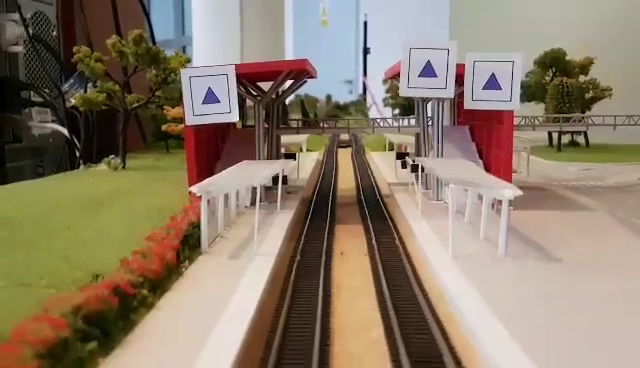
#> input picture frame 26 of PKM2/INNE/train_detector/test_photos/video1.mp4, 640 x 368 px, given in place of media.smp, which was not available
$ python widok_z_gory.py
#> lines starting #> are read from the running program, lines starting #| are printed output that depends on the picture; pictures that were not available may be replaced by others from this repository, and a replacement may not be noted
import cv2
import matplotlib.pyplot as plt
from peakdetect import *
from kmeans import *
import os, json
import numpy as np
import requests
from scipy.cluster.vq import kmeans, whiten

refresh_rate = 40 #czestotliwosc sprawdzania zajetosci torow
delta = 20
lines_ratio = 0.8

url_get = 'http://127.0.0.1:5000/tracks/get_tracks'
url_set = 'http://127.0.0.1:5000/tracks/set_tracks'

# [14 lines left out: function save_to_json, not called in this run]


def group_lines(lines):
    '''
    Opis: Grupuje wykryte linie w zaleznosci od ich wspolrzednej x
    Zmienne wejściowe: wykryte linie w obrazie
    Zmienne wyjsciowe: wektor zawierajacy pogrupowane linie
    '''
    for line in lines:
        x = line[0][0]/12.80
        grouped[int(x)] += 1
    return grouped


# [64 lines left out: functions find_rails, find_trains, not called in this run]

def zajetosc_torow(counter, clusters):
    '''
    Opis: Sprawdzam które tory są zajęte
    Zmienne wejściowe: licznik wywołań funkcji, wykryte tory
    Zmienne wyjsciowe: licznik wywołań funkcji, wykryte tory
    '''
    # wykrywanie lini
    edges = cv2.Canny(frame, 50, 250, apertureSize=3)
    minLineLength = 50
    lines = cv2.HoughLinesP(image=edges, rho=1, theta=np.pi / 180, threshold=70, lines=np.array([]),
                            minLineLength=minLineLength, maxLineGap=5)

    #pogrupowanie linii do odpowiednich obszarow obrazu
    group_lines(lines)

    if (counter == refresh_rate):

        if(clusters.__len__() == 0):
            clusters = find_rails(lines)
        else:
            if(find_trains(lines, clusters) != True):
                return

        #wyzerowanie zmiennych
        counter = 0
        for element in range (0, grouped.__len__()):
            grouped[element] = 0


    return counter,clusters


path = os.getcwd() + "\streams\\"
filename = "5.avi"
# video = cv2.VideoCapture(path + filename)
video = cv2.VideoCapture('rtsp://admin:DoTestowania@172.20.16.106/profile1/media.smp')

grouped = [0] * 100
clusters = []
counter = 0

while(True):
    _, frame = video.read()
#> frame is the input picture: shape (368, 640, 3); mean B, G, R 107, 126.2, 141.7

    counter, clusters = zajetosc_torow(counter, clusters)
#> in zajetosc_torow, `edges = cv2.Canny(frame, 50, 250, apertureSize=3)`:
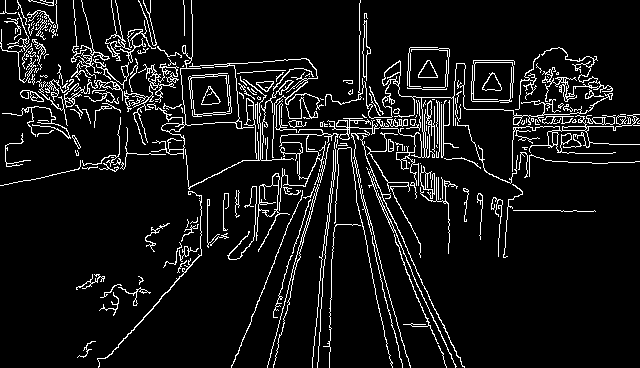
#> edges: shape (368, 640); 8.2% white in thin lines or dots
#> in zajetosc_torow, `lines = cv2.HoughLinesP(image=edges, rho=1, theta=np.pi / 180, thresho..`: lines = 45 rows, first 6: [387, 120, 457, 122], [237, 97, 289, 101], [552, 121, 622, 123], [292, 217, 319, 150], [40, 90, 111, 93], [414, 106, 485, 109]
#> the loop in group_lines, `for line in lines:` made 45 passes
#> (line, x) on passes 1 to 12: ([[387, 120, 457, 122]], 30.23), ([[237, 97, 289, 101]], 18.52), ([[552, 121, 622, 123]], 43.12), ([[292, 217, 319, 150]], 22.81), ([[40, 90, 111, 93]], 3.12), ([[414, 106, 485, 109]], 32.34), ([[186, 66, 240, 63]], 14.53), ([[360, 182, 379, 256]], 28.12), ([[111, 354, 201, 254]], 8.67), ([[49, 87, 123, 87]], 3.83), ([[385, 202, 410, 255]], 30.08), ([[325, 234, 331, 181]], 25.39)
#> after the loop in group_lines, `for line in lines:`: grouped = 100 values, max 6 at index 30, min 0 at index 0, mean 0.45
    counter += 1

    cv2.imshow('frame',frame)

    if (cv2.waitKey(10) & 0xFF == ord('q')):
#> (key q is pressed here)
        break

$ run again, starting later in the video
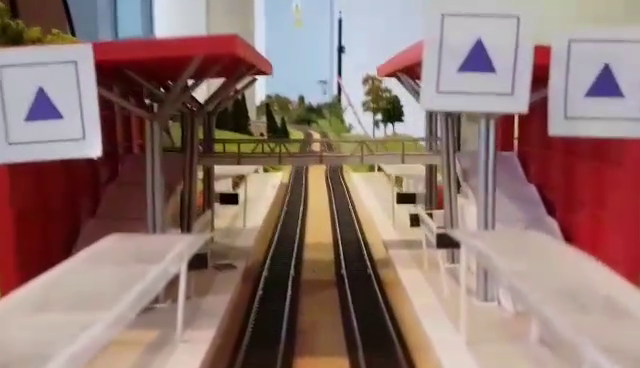
#> input picture frame 119 of PKM2/INNE/train_detector/test_photos/video1.mp4, 640 x 368 px, given in place of media.smp, which was not available
#> frame is the input picture: shape (368, 640, 3); mean B, G, R 112.7, 117.9, 144.4
#> in zajetosc_torow, `edges = cv2.Canny(frame, 50, 250, apertureSize=3)`:
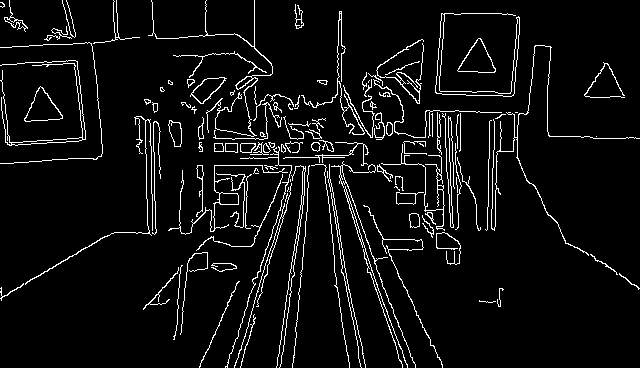
#> edges: shape (368, 640); 5.8% white in thin lines or dots
#> lines = 36 rows, first 6: [1, 163, 51, 160], [234, 367, 287, 193], [285, 329, 304, 188], [2, 296, 111, 233], [342, 254, 365, 366], [215, 138, 267, 138]
#> the loop in group_lines, `for line in lines:` made 36 passes
#> (line, x) on passes 1 to 8: ([[1, 163, 51, 160]], 0.0781), ([[234, 367, 287, 193]], 18.28), ([[285, 329, 304, 188]], 22.27), ([[2, 296, 111, 233]], 0.156), ([[342, 254, 365, 366]], 26.72), ([[215, 138, 267, 138]], 16.8), ([[365, 251, 407, 367]], 28.52), ([[279, 346, 301, 202]], 21.8)
#> after the loop in group_lines, `for line in lines:`: grouped = 100 values, max 4 at index 0, min 0 at index 1, mean 0.36

$ run again, starting later in the video
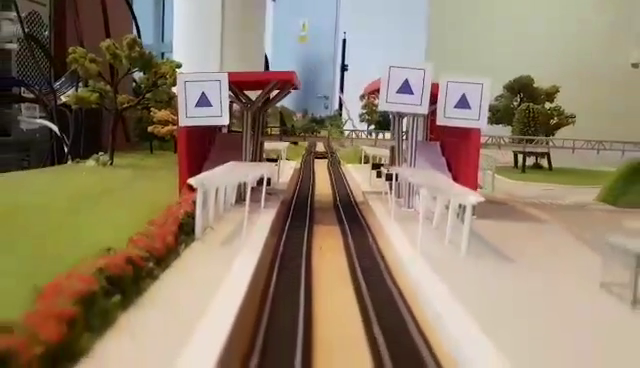
#> input picture frame 212 of PKM2/INNE/train_detector/test_photos/video1.mp4, 640 x 368 px, given in place of media.smp, which was not available
#> frame is the input picture: shape (368, 640, 3); mean B, G, R 108, 130.2, 146.7
#> in zajetosc_torow, `edges = cv2.Canny(frame, 50, 250, apertureSize=3)`:
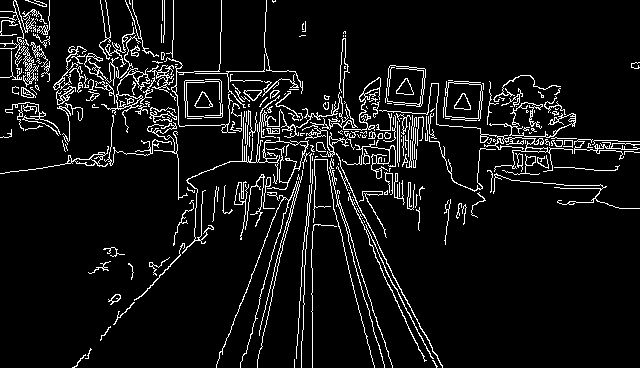
#> edges: shape (368, 640); 7.5% white in thin lines or dots
#> lines = 30 rows, first 6: [363, 133, 433, 137], [497, 142, 580, 146], [101, 335, 170, 266], [484, 145, 540, 148], [480, 139, 555, 144], [487, 138, 555, 143]
#> the loop in group_lines, `for line in lines:` made 30 passes
#> (line, x) on passes 1 to 8: ([[363, 133, 433, 137]], 28.36), ([[497, 142, 580, 146]], 38.83), ([[101, 335, 170, 266]], 7.89), ([[484, 145, 540, 148]], 37.81), ([[480, 139, 555, 144]], 37.5), ([[487, 138, 555, 143]], 38.05), ([[312, 367, 312, 268]], 24.38), ([[307, 113, 333, 165]], 23.98)
#> after the loop in group_lines, `for line in lines:`: grouped = 100 values, max 4 at index 26, min 0 at index 1, mean 0.3
